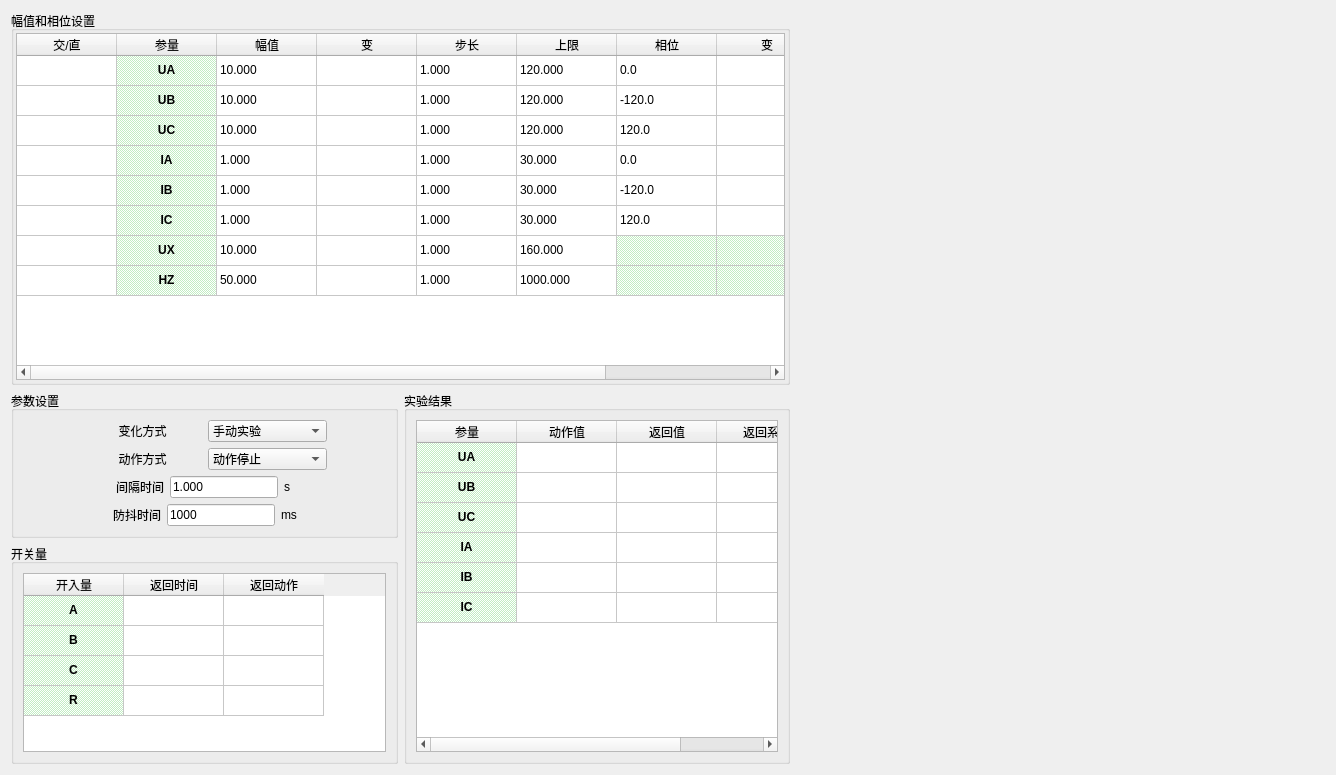
<?xml version="1.0" encoding="UTF-8"?>
<ui version="4.0">
 <class>ui_003</class>
 <widget class="QWidget" name="ui_003">
  <property name="geometry">
   <rect>
    <x>0</x>
    <y>0</y>
    <width>1336</width>
    <height>775</height>
   </rect>
  </property>
  <property name="windowTitle">
   <string>Form</string>
  </property>
  <layout class="QHBoxLayout" name="horizontalLayout" stretch="3,2">
   <property name="spacing">
    <number>4</number>
   </property>
   <property name="leftMargin">
    <number>2</number>
   </property>
   <property name="topMargin">
    <number>2</number>
   </property>
   <property name="rightMargin">
    <number>2</number>
   </property>
   <property name="bottomMargin">
    <number>2</number>
   </property>
   <item>
    <widget class="QWidget" name="widget_table" native="true">
     <layout class="QVBoxLayout" name="verticalLayout_3" stretch="1,1">
      <item>
       <widget class="QGroupBox" name="groupBox">
        <property name="title">
         <string>幅值和相位设置</string>
        </property>
        <layout class="QHBoxLayout" name="horizontalLayout_3">
         <property name="leftMargin">
          <number>2</number>
         </property>
         <property name="topMargin">
          <number>2</number>
         </property>
         <property name="rightMargin">
          <number>2</number>
         </property>
         <property name="bottomMargin">
          <number>2</number>
         </property>
         <item>
          <widget class="QTableWidget" name="tb_fz_xw">
           <property name="rowCount">
            <number>8</number>
           </property>
           <attribute name="verticalHeaderVisible">
            <bool>false</bool>
           </attribute>
           <row/>
           <row/>
           <row/>
           <row/>
           <row/>
           <row/>
           <row/>
           <row/>
           <column>
            <property name="text">
             <string>交/直</string>
            </property>
           </column>
           <column>
            <property name="text">
             <string>参量</string>
            </property>
           </column>
           <column>
            <property name="text">
             <string>幅值</string>
            </property>
           </column>
           <column>
            <property name="text">
             <string>变</string>
            </property>
           </column>
           <column>
            <property name="text">
             <string>步长</string>
            </property>
           </column>
           <column>
            <property name="text">
             <string>上限</string>
            </property>
           </column>
           <column>
            <property name="text">
             <string>相位</string>
            </property>
           </column>
           <column>
            <property name="text">
             <string>变</string>
            </property>
           </column>
           <column>
            <property name="text">
             <string>步长</string>
            </property>
           </column>
           <item row="0" column="1">
            <property name="text">
             <string>UA</string>
            </property>
            <property name="font">
             <font>
              <bold>true</bold>
             </font>
            </property>
            <property name="textAlignment">
             <set>AlignCenter</set>
            </property>
            <property name="background">
             <brush brushstyle="Dense4Pattern">
              <color alpha="255">
               <red>194</red>
               <green>237</green>
               <blue>195</blue>
              </color>
             </brush>
            </property>
            <property name="flags">
             <set>ItemIsSelectable|ItemIsDragEnabled|ItemIsDropEnabled|ItemIsUserCheckable|ItemIsEnabled</set>
            </property>
           </item>
           <item row="0" column="2">
            <property name="text">
             <string>10.000</string>
            </property>
           </item>
           <item row="0" column="4">
            <property name="text">
             <string>1.000</string>
            </property>
           </item>
           <item row="0" column="5">
            <property name="text">
             <string>120.000</string>
            </property>
           </item>
           <item row="0" column="6">
            <property name="text">
             <string>0.0</string>
            </property>
           </item>
           <item row="0" column="8">
            <property name="text">
             <string>1.0</string>
            </property>
           </item>
           <item row="1" column="1">
            <property name="text">
             <string>UB</string>
            </property>
            <property name="font">
             <font>
              <bold>true</bold>
             </font>
            </property>
            <property name="textAlignment">
             <set>AlignCenter</set>
            </property>
            <property name="background">
             <brush brushstyle="Dense4Pattern">
              <color alpha="255">
               <red>194</red>
               <green>237</green>
               <blue>195</blue>
              </color>
             </brush>
            </property>
            <property name="flags">
             <set>ItemIsSelectable|ItemIsDragEnabled|ItemIsDropEnabled|ItemIsUserCheckable|ItemIsEnabled</set>
            </property>
           </item>
           <item row="1" column="2">
            <property name="text">
             <string>10.000</string>
            </property>
           </item>
           <item row="1" column="4">
            <property name="text">
             <string>1.000</string>
            </property>
           </item>
           <item row="1" column="5">
            <property name="text">
             <string>120.000</string>
            </property>
           </item>
           <item row="1" column="6">
            <property name="text">
             <string>-120.0</string>
            </property>
           </item>
           <item row="1" column="8">
            <property name="text">
             <string>1.0</string>
            </property>
           </item>
           <item row="2" column="1">
            <property name="text">
             <string>UC</string>
            </property>
            <property name="font">
             <font>
              <bold>true</bold>
             </font>
            </property>
            <property name="textAlignment">
             <set>AlignCenter</set>
            </property>
            <property name="background">
             <brush brushstyle="Dense4Pattern">
              <color alpha="255">
               <red>194</red>
               <green>237</green>
               <blue>195</blue>
              </color>
             </brush>
            </property>
            <property name="flags">
             <set>ItemIsSelectable|ItemIsDragEnabled|ItemIsDropEnabled|ItemIsUserCheckable|ItemIsEnabled</set>
            </property>
           </item>
           <item row="2" column="2">
            <property name="text">
             <string>10.000</string>
            </property>
           </item>
           <item row="2" column="4">
            <property name="text">
             <string>1.000</string>
            </property>
           </item>
           <item row="2" column="5">
            <property name="text">
             <string>120.000</string>
            </property>
           </item>
           <item row="2" column="6">
            <property name="text">
             <string>120.0</string>
            </property>
           </item>
           <item row="2" column="8">
            <property name="text">
             <string>1.0</string>
            </property>
           </item>
           <item row="3" column="1">
            <property name="text">
             <string>IA</string>
            </property>
            <property name="font">
             <font>
              <bold>true</bold>
             </font>
            </property>
            <property name="textAlignment">
             <set>AlignCenter</set>
            </property>
            <property name="background">
             <brush brushstyle="Dense4Pattern">
              <color alpha="255">
               <red>194</red>
               <green>237</green>
               <blue>195</blue>
              </color>
             </brush>
            </property>
            <property name="flags">
             <set>ItemIsSelectable|ItemIsDragEnabled|ItemIsDropEnabled|ItemIsUserCheckable|ItemIsEnabled</set>
            </property>
           </item>
           <item row="3" column="2">
            <property name="text">
             <string>1.000</string>
            </property>
           </item>
           <item row="3" column="4">
            <property name="text">
             <string>1.000</string>
            </property>
           </item>
           <item row="3" column="5">
            <property name="text">
             <string>30.000</string>
            </property>
           </item>
           <item row="3" column="6">
            <property name="text">
             <string>0.0</string>
            </property>
           </item>
           <item row="3" column="8">
            <property name="text">
             <string>1.0</string>
            </property>
           </item>
           <item row="4" column="1">
            <property name="text">
             <string>IB</string>
            </property>
            <property name="font">
             <font>
              <bold>true</bold>
             </font>
            </property>
            <property name="textAlignment">
             <set>AlignCenter</set>
            </property>
            <property name="background">
             <brush brushstyle="Dense4Pattern">
              <color alpha="255">
               <red>194</red>
               <green>237</green>
               <blue>195</blue>
              </color>
             </brush>
            </property>
            <property name="flags">
             <set>ItemIsSelectable|ItemIsDragEnabled|ItemIsDropEnabled|ItemIsUserCheckable|ItemIsEnabled</set>
            </property>
           </item>
           <item row="4" column="2">
            <property name="text">
             <string>1.000</string>
            </property>
           </item>
           <item row="4" column="4">
            <property name="text">
             <string>1.000</string>
            </property>
           </item>
           <item row="4" column="5">
            <property name="text">
             <string>30.000</string>
            </property>
           </item>
           <item row="4" column="6">
            <property name="text">
             <string>-120.0</string>
            </property>
           </item>
           <item row="4" column="8">
            <property name="text">
             <string>1.0</string>
            </property>
           </item>
           <item row="5" column="1">
            <property name="text">
             <string>IC</string>
            </property>
            <property name="font">
             <font>
              <bold>true</bold>
             </font>
            </property>
            <property name="textAlignment">
             <set>AlignCenter</set>
            </property>
            <property name="background">
             <brush brushstyle="Dense4Pattern">
              <color alpha="255">
               <red>194</red>
               <green>237</green>
               <blue>195</blue>
              </color>
             </brush>
            </property>
            <property name="flags">
             <set>ItemIsSelectable|ItemIsDragEnabled|ItemIsDropEnabled|ItemIsUserCheckable|ItemIsEnabled</set>
            </property>
           </item>
           <item row="5" column="2">
            <property name="text">
             <string>1.000</string>
            </property>
           </item>
           <item row="5" column="4">
            <property name="text">
             <string>1.000</string>
            </property>
           </item>
           <item row="5" column="5">
            <property name="text">
             <string>30.000</string>
            </property>
           </item>
           <item row="5" column="6">
            <property name="text">
             <string>120.0</string>
            </property>
           </item>
           <item row="5" column="8">
            <property name="text">
             <string>1.0</string>
            </property>
           </item>
           <item row="6" column="1">
            <property name="text">
             <string>UX</string>
            </property>
            <property name="font">
             <font>
              <bold>true</bold>
             </font>
            </property>
            <property name="textAlignment">
             <set>AlignCenter</set>
            </property>
            <property name="background">
             <brush brushstyle="Dense4Pattern">
              <color alpha="255">
               <red>194</red>
               <green>237</green>
               <blue>195</blue>
              </color>
             </brush>
            </property>
            <property name="flags">
             <set>ItemIsSelectable|ItemIsDragEnabled|ItemIsDropEnabled|ItemIsUserCheckable|ItemIsEnabled</set>
            </property>
           </item>
           <item row="6" column="2">
            <property name="text">
             <string>10.000</string>
            </property>
           </item>
           <item row="6" column="4">
            <property name="text">
             <string>1.000</string>
            </property>
           </item>
           <item row="6" column="5">
            <property name="text">
             <string>160.000</string>
            </property>
           </item>
           <item row="6" column="6">
            <property name="text">
             <string/>
            </property>
            <property name="background">
             <brush brushstyle="Dense4Pattern">
              <color alpha="255">
               <red>194</red>
               <green>237</green>
               <blue>195</blue>
              </color>
             </brush>
            </property>
            <property name="flags">
             <set>ItemIsDragEnabled|ItemIsDropEnabled|ItemIsUserCheckable|ItemIsEnabled</set>
            </property>
           </item>
           <item row="6" column="7">
            <property name="text">
             <string/>
            </property>
            <property name="background">
             <brush brushstyle="Dense4Pattern">
              <color alpha="255">
               <red>194</red>
               <green>237</green>
               <blue>195</blue>
              </color>
             </brush>
            </property>
            <property name="flags">
             <set>ItemIsDragEnabled|ItemIsDropEnabled|ItemIsUserCheckable|ItemIsEnabled</set>
            </property>
           </item>
           <item row="6" column="8">
            <property name="text">
             <string/>
            </property>
            <property name="background">
             <brush brushstyle="Dense4Pattern">
              <color alpha="255">
               <red>194</red>
               <green>237</green>
               <blue>195</blue>
              </color>
             </brush>
            </property>
            <property name="flags">
             <set>ItemIsDragEnabled|ItemIsDropEnabled|ItemIsUserCheckable|ItemIsEnabled</set>
            </property>
           </item>
           <item row="7" column="1">
            <property name="text">
             <string>HZ</string>
            </property>
            <property name="font">
             <font>
              <bold>true</bold>
             </font>
            </property>
            <property name="textAlignment">
             <set>AlignCenter</set>
            </property>
            <property name="background">
             <brush brushstyle="Dense4Pattern">
              <color alpha="255">
               <red>194</red>
               <green>237</green>
               <blue>195</blue>
              </color>
             </brush>
            </property>
            <property name="flags">
             <set>ItemIsSelectable|ItemIsDragEnabled|ItemIsDropEnabled|ItemIsUserCheckable|ItemIsEnabled</set>
            </property>
           </item>
           <item row="7" column="2">
            <property name="text">
             <string>50.000</string>
            </property>
           </item>
           <item row="7" column="4">
            <property name="text">
             <string>1.000</string>
            </property>
           </item>
           <item row="7" column="5">
            <property name="text">
             <string>1000.000</string>
            </property>
           </item>
           <item row="7" column="6">
            <property name="text">
             <string/>
            </property>
            <property name="background">
             <brush brushstyle="Dense4Pattern">
              <color alpha="255">
               <red>194</red>
               <green>237</green>
               <blue>195</blue>
              </color>
             </brush>
            </property>
            <property name="flags">
             <set>ItemIsDragEnabled|ItemIsDropEnabled|ItemIsUserCheckable|ItemIsEnabled</set>
            </property>
           </item>
           <item row="7" column="7">
            <property name="text">
             <string/>
            </property>
            <property name="background">
             <brush brushstyle="Dense4Pattern">
              <color alpha="255">
               <red>194</red>
               <green>237</green>
               <blue>195</blue>
              </color>
             </brush>
            </property>
            <property name="flags">
             <set>ItemIsDragEnabled|ItemIsDropEnabled|ItemIsUserCheckable|ItemIsEnabled</set>
            </property>
           </item>
           <item row="7" column="8">
            <property name="text">
             <string/>
            </property>
            <property name="background">
             <brush brushstyle="Dense4Pattern">
              <color alpha="255">
               <red>194</red>
               <green>237</green>
               <blue>195</blue>
              </color>
             </brush>
            </property>
            <property name="flags">
             <set>ItemIsDragEnabled|ItemIsDropEnabled|ItemIsUserCheckable|ItemIsEnabled</set>
            </property>
           </item>
          </widget>
         </item>
        </layout>
       </widget>
      </item>
      <item>
       <layout class="QHBoxLayout" name="horizontalLayout_2" stretch="1,1">
        <item>
         <layout class="QVBoxLayout" name="verticalLayout_2" stretch="3,5">
          <item>
           <widget class="QGroupBox" name="groupBox_5">
            <property name="title">
             <string>参数设置</string>
            </property>
            <layout class="QVBoxLayout" name="verticalLayout_4">
             <item>
              <layout class="QHBoxLayout" name="horizontalLayout_4" stretch="1,2,2,1">
               <item>
                <spacer name="horizontalSpacer_7">
                 <property name="orientation">
                  <enum>Qt::Horizontal</enum>
                 </property>
                 <property name="sizeHint" stdset="0">
                  <size>
                   <width>40</width>
                   <height>20</height>
                  </size>
                 </property>
                </spacer>
               </item>
               <item>
                <widget class="QLabel" name="label">
                 <property name="text">
                  <string>变化方式</string>
                 </property>
                 <property name="alignment">
                  <set>Qt::AlignCenter</set>
                 </property>
                </widget>
               </item>
               <item>
                <widget class="QComboBox" name="cb_test_type">
                 <item>
                  <property name="text">
                   <string>手动实验</string>
                  </property>
                 </item>
                 <item>
                  <property name="text">
                   <string>自动增加</string>
                  </property>
                 </item>
                 <item>
                  <property name="text">
                   <string>自动减少</string>
                  </property>
                 </item>
                </widget>
               </item>
               <item>
                <spacer name="horizontalSpacer">
                 <property name="orientation">
                  <enum>Qt::Horizontal</enum>
                 </property>
                 <property name="sizeHint" stdset="0">
                  <size>
                   <width>40</width>
                   <height>20</height>
                  </size>
                 </property>
                </spacer>
               </item>
              </layout>
             </item>
             <item>
              <layout class="QHBoxLayout" name="horizontalLayout_5" stretch="1,2,2,1">
               <item>
                <spacer name="horizontalSpacer_8">
                 <property name="orientation">
                  <enum>Qt::Horizontal</enum>
                 </property>
                 <property name="sizeHint" stdset="0">
                  <size>
                   <width>40</width>
                   <height>20</height>
                  </size>
                 </property>
                </spacer>
               </item>
               <item>
                <widget class="QLabel" name="label_2">
                 <property name="text">
                  <string>动作方式</string>
                 </property>
                 <property name="alignment">
                  <set>Qt::AlignCenter</set>
                 </property>
                </widget>
               </item>
               <item>
                <widget class="QComboBox" name="cb_test_action">
                 <item>
                  <property name="text">
                   <string>动作停止</string>
                  </property>
                 </item>
                 <item>
                  <property name="text">
                   <string>动作返回</string>
                  </property>
                 </item>
                </widget>
               </item>
               <item>
                <spacer name="horizontalSpacer_2">
                 <property name="orientation">
                  <enum>Qt::Horizontal</enum>
                 </property>
                 <property name="sizeHint" stdset="0">
                  <size>
                   <width>40</width>
                   <height>20</height>
                  </size>
                 </property>
                </spacer>
               </item>
              </layout>
             </item>
             <item>
              <layout class="QHBoxLayout" name="horizontalLayout_6">
               <item>
                <spacer name="horizontalSpacer_3">
                 <property name="orientation">
                  <enum>Qt::Horizontal</enum>
                 </property>
                 <property name="sizeHint" stdset="0">
                  <size>
                   <width>40</width>
                   <height>20</height>
                  </size>
                 </property>
                </spacer>
               </item>
               <item>
                <widget class="QLabel" name="label_3">
                 <property name="text">
                  <string>间隔时间</string>
                 </property>
                </widget>
               </item>
               <item>
                <widget class="QLineEdit" name="le_interval">
                 <property name="text">
                  <string>1.000</string>
                 </property>
                </widget>
               </item>
               <item>
                <widget class="QLabel" name="label_5">
                 <property name="text">
                  <string>s </string>
                 </property>
                </widget>
               </item>
               <item>
                <spacer name="horizontalSpacer_4">
                 <property name="orientation">
                  <enum>Qt::Horizontal</enum>
                 </property>
                 <property name="sizeHint" stdset="0">
                  <size>
                   <width>40</width>
                   <height>20</height>
                  </size>
                 </property>
                </spacer>
               </item>
              </layout>
             </item>
             <item>
              <layout class="QHBoxLayout" name="horizontalLayout_7">
               <item>
                <spacer name="horizontalSpacer_5">
                 <property name="orientation">
                  <enum>Qt::Horizontal</enum>
                 </property>
                 <property name="sizeHint" stdset="0">
                  <size>
                   <width>40</width>
                   <height>20</height>
                  </size>
                 </property>
                </spacer>
               </item>
               <item>
                <widget class="QLabel" name="label_4">
                 <property name="text">
                  <string>防抖时间</string>
                 </property>
                </widget>
               </item>
               <item>
                <widget class="QLineEdit" name="le_delay">
                 <property name="text">
                  <string>1000</string>
                 </property>
                </widget>
               </item>
               <item>
                <widget class="QLabel" name="label_6">
                 <property name="text">
                  <string>ms</string>
                 </property>
                </widget>
               </item>
               <item>
                <spacer name="horizontalSpacer_6">
                 <property name="orientation">
                  <enum>Qt::Horizontal</enum>
                 </property>
                 <property name="sizeHint" stdset="0">
                  <size>
                   <width>40</width>
                   <height>20</height>
                  </size>
                 </property>
                </spacer>
               </item>
              </layout>
             </item>
            </layout>
           </widget>
          </item>
          <item>
           <widget class="QGroupBox" name="groupBox_3">
            <property name="title">
             <string>开关量</string>
            </property>
            <layout class="QVBoxLayout" name="verticalLayout_5">
             <item>
              <widget class="QTableWidget" name="tb_down_1">
               <property name="rowCount">
                <number>4</number>
               </property>
               <attribute name="verticalHeaderVisible">
                <bool>false</bool>
               </attribute>
               <row/>
               <row/>
               <row/>
               <row/>
               <column>
                <property name="text">
                 <string>开入量</string>
                </property>
               </column>
               <column>
                <property name="text">
                 <string>返回时间</string>
                </property>
               </column>
               <column>
                <property name="text">
                 <string>返回动作</string>
                </property>
               </column>
               <item row="0" column="0">
                <property name="text">
                 <string>A</string>
                </property>
                <property name="font">
                 <font>
                  <bold>true</bold>
                 </font>
                </property>
                <property name="textAlignment">
                 <set>AlignCenter</set>
                </property>
                <property name="background">
                 <brush brushstyle="Dense4Pattern">
                  <color alpha="255">
                   <red>194</red>
                   <green>237</green>
                   <blue>195</blue>
                  </color>
                 </brush>
                </property>
                <property name="flags">
                 <set>ItemIsEditable|ItemIsDragEnabled|ItemIsDropEnabled|ItemIsUserCheckable|ItemIsEnabled</set>
                </property>
               </item>
               <item row="1" column="0">
                <property name="text">
                 <string>B</string>
                </property>
                <property name="font">
                 <font>
                  <bold>true</bold>
                 </font>
                </property>
                <property name="textAlignment">
                 <set>AlignCenter</set>
                </property>
                <property name="background">
                 <brush brushstyle="Dense4Pattern">
                  <color alpha="255">
                   <red>194</red>
                   <green>237</green>
                   <blue>195</blue>
                  </color>
                 </brush>
                </property>
                <property name="flags">
                 <set>ItemIsSelectable|ItemIsDragEnabled|ItemIsDropEnabled|ItemIsUserCheckable|ItemIsEnabled</set>
                </property>
               </item>
               <item row="2" column="0">
                <property name="text">
                 <string>C</string>
                </property>
                <property name="font">
                 <font>
                  <bold>true</bold>
                 </font>
                </property>
                <property name="textAlignment">
                 <set>AlignCenter</set>
                </property>
                <property name="background">
                 <brush brushstyle="Dense4Pattern">
                  <color alpha="255">
                   <red>194</red>
                   <green>237</green>
                   <blue>195</blue>
                  </color>
                 </brush>
                </property>
                <property name="flags">
                 <set>ItemIsEditable|ItemIsDragEnabled|ItemIsDropEnabled|ItemIsUserCheckable|ItemIsEnabled</set>
                </property>
               </item>
               <item row="3" column="0">
                <property name="text">
                 <string>R</string>
                </property>
                <property name="font">
                 <font>
                  <bold>true</bold>
                 </font>
                </property>
                <property name="textAlignment">
                 <set>AlignCenter</set>
                </property>
                <property name="background">
                 <brush brushstyle="Dense4Pattern">
                  <color alpha="255">
                   <red>194</red>
                   <green>237</green>
                   <blue>195</blue>
                  </color>
                 </brush>
                </property>
                <property name="flags">
                 <set>ItemIsEditable|ItemIsDragEnabled|ItemIsDropEnabled|ItemIsUserCheckable|ItemIsEnabled</set>
                </property>
               </item>
              </widget>
             </item>
            </layout>
           </widget>
          </item>
         </layout>
        </item>
        <item>
         <layout class="QVBoxLayout" name="verticalLayout" stretch="0">
          <property name="spacing">
           <number>3</number>
          </property>
          <item>
           <widget class="QGroupBox" name="groupBox_4">
            <property name="title">
             <string>实验结果</string>
            </property>
            <layout class="QHBoxLayout" name="horizontalLayout_12">
             <item>
              <widget class="QTableWidget" name="tb_down_2">
               <property name="rowCount">
                <number>6</number>
               </property>
               <attribute name="verticalHeaderVisible">
                <bool>false</bool>
               </attribute>
               <row/>
               <row/>
               <row/>
               <row/>
               <row/>
               <row/>
               <column>
                <property name="text">
                 <string>参量</string>
                </property>
               </column>
               <column>
                <property name="text">
                 <string>动作值</string>
                </property>
               </column>
               <column>
                <property name="text">
                 <string>返回值</string>
                </property>
               </column>
               <column>
                <property name="text">
                 <string>返回系数</string>
                </property>
               </column>
               <item row="0" column="0">
                <property name="text">
                 <string>UA</string>
                </property>
                <property name="font">
                 <font>
                  <bold>true</bold>
                 </font>
                </property>
                <property name="textAlignment">
                 <set>AlignCenter</set>
                </property>
                <property name="background">
                 <brush brushstyle="Dense4Pattern">
                  <color alpha="255">
                   <red>194</red>
                   <green>237</green>
                   <blue>195</blue>
                  </color>
                 </brush>
                </property>
                <property name="flags">
                 <set>ItemIsEditable|ItemIsDragEnabled|ItemIsDropEnabled|ItemIsUserCheckable|ItemIsEnabled</set>
                </property>
               </item>
               <item row="1" column="0">
                <property name="text">
                 <string>UB</string>
                </property>
                <property name="font">
                 <font>
                  <bold>true</bold>
                 </font>
                </property>
                <property name="textAlignment">
                 <set>AlignCenter</set>
                </property>
                <property name="background">
                 <brush brushstyle="Dense4Pattern">
                  <color alpha="255">
                   <red>194</red>
                   <green>237</green>
                   <blue>195</blue>
                  </color>
                 </brush>
                </property>
                <property name="flags">
                 <set>ItemIsEditable|ItemIsDragEnabled|ItemIsDropEnabled|ItemIsUserCheckable|ItemIsEnabled</set>
                </property>
               </item>
               <item row="2" column="0">
                <property name="text">
                 <string>UC</string>
                </property>
                <property name="font">
                 <font>
                  <bold>true</bold>
                 </font>
                </property>
                <property name="textAlignment">
                 <set>AlignCenter</set>
                </property>
                <property name="background">
                 <brush brushstyle="Dense4Pattern">
                  <color alpha="255">
                   <red>194</red>
                   <green>237</green>
                   <blue>195</blue>
                  </color>
                 </brush>
                </property>
                <property name="flags">
                 <set>ItemIsEditable|ItemIsDragEnabled|ItemIsDropEnabled|ItemIsUserCheckable|ItemIsEnabled</set>
                </property>
               </item>
               <item row="3" column="0">
                <property name="text">
                 <string>IA</string>
                </property>
                <property name="font">
                 <font>
                  <bold>true</bold>
                 </font>
                </property>
                <property name="textAlignment">
                 <set>AlignCenter</set>
                </property>
                <property name="background">
                 <brush brushstyle="Dense4Pattern">
                  <color alpha="255">
                   <red>194</red>
                   <green>237</green>
                   <blue>195</blue>
                  </color>
                 </brush>
                </property>
                <property name="flags">
                 <set>ItemIsEditable|ItemIsDragEnabled|ItemIsDropEnabled|ItemIsUserCheckable|ItemIsEnabled</set>
                </property>
               </item>
               <item row="4" column="0">
                <property name="text">
                 <string>IB</string>
                </property>
                <property name="font">
                 <font>
                  <bold>true</bold>
                 </font>
                </property>
                <property name="textAlignment">
                 <set>AlignCenter</set>
                </property>
                <property name="background">
                 <brush brushstyle="Dense4Pattern">
                  <color alpha="255">
                   <red>194</red>
                   <green>237</green>
                   <blue>195</blue>
                  </color>
                 </brush>
                </property>
                <property name="flags">
                 <set>ItemIsEditable|ItemIsDragEnabled|ItemIsDropEnabled|ItemIsUserCheckable|ItemIsEnabled</set>
                </property>
               </item>
               <item row="5" column="0">
                <property name="text">
                 <string>IC</string>
                </property>
                <property name="font">
                 <font>
                  <bold>true</bold>
                 </font>
                </property>
                <property name="textAlignment">
                 <set>AlignCenter</set>
                </property>
                <property name="background">
                 <brush brushstyle="Dense4Pattern">
                  <color alpha="255">
                   <red>194</red>
                   <green>237</green>
                   <blue>195</blue>
                  </color>
                 </brush>
                </property>
                <property name="foreground">
                 <brush brushstyle="NoBrush">
                  <color alpha="255">
                   <red>0</red>
                   <green>0</green>
                   <blue>0</blue>
                  </color>
                 </brush>
                </property>
                <property name="flags">
                 <set>ItemIsEditable|ItemIsDragEnabled|ItemIsDropEnabled|ItemIsUserCheckable|ItemIsEnabled</set>
                </property>
               </item>
              </widget>
             </item>
            </layout>
           </widget>
          </item>
         </layout>
        </item>
       </layout>
      </item>
     </layout>
    </widget>
   </item>
   <item>
    <widget class="QWidget" name="widget_charts" native="true">
     <layout class="QVBoxLayout" name="verticalLayout_6" stretch="3,2">
      <item>
       <widget class="QWidget" name="ac_chart_widget" native="true"/>
      </item>
      <item>
       <widget class="QWidget" name="dc_chart_widget" native="true"/>
      </item>
     </layout>
    </widget>
   </item>
  </layout>
 </widget>
 <resources/>
 <connections/>
</ui>
